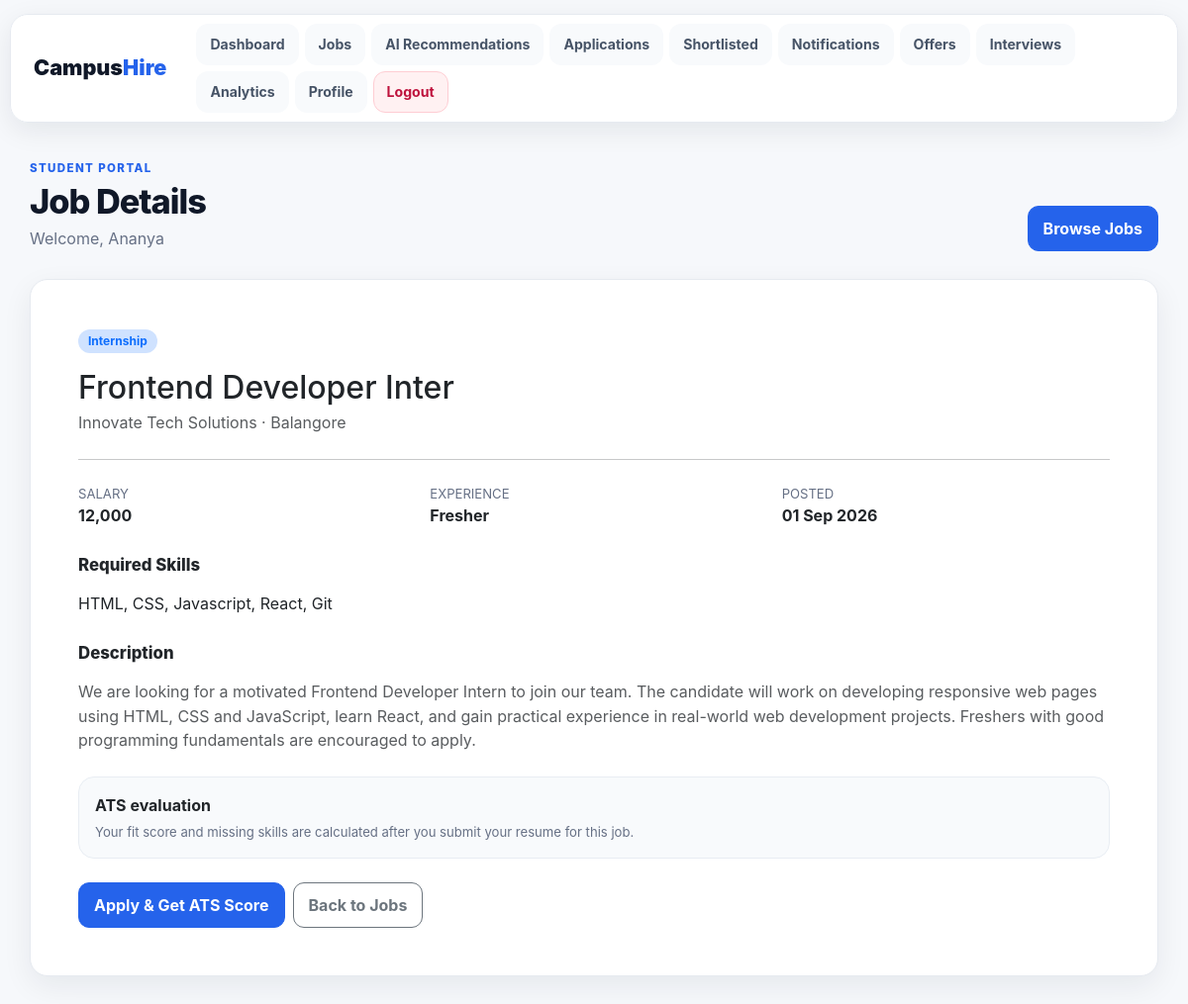
Screenshot of /candidate/job/2/ (signed in) with the database file from the repository.
### recruiter/models.py (models this page shows, shortened)
class Job(models.Model):
    JOB_TYPES = [
        ("Full-Time", "Full-Time"),
        ("Part-Time", "Part-Time"),
        ("Internship", "Internship"),
        ("Remote", "Remote"),
    ]
    recruiter = models.ForeignKey(
        settings.AUTH_USER_MODEL,
        on_delete=models.CASCADE,
        related_name="posted_jobs",
        null=True,
        blank=True,
    )
    title = models.CharField(max_length=200)
    company = models.CharField(max_length=200)
    location = models.CharField(max_length=100)
    salary = models.CharField(max_length=50)
    job_type = models.CharField(max_length=20, choices=JOB_TYPES)
    experience = models.CharField(max_length=50)
    skills = models.TextField()
    description = models.TextField()
    posted_date = models.DateTimeField(auto_now_add=True)

### candidate/views.py (the view)
# urls.py: path("job/<int:id>/", views.job_detail, name="candidate_job_detail"),
@login_required
def job_detail(request, id):
    job = get_object_or_404(Job, id=id)
    profile = _get_profile(request.user)
    application = JobApplication.objects.filter(candidate=profile, job=job).first()
    return render(request, "candidate/job_details.html", {
        "job": job,
        "application": application,
        "applied": application is not None,
    })

### candidate/views.py (called while the page is built)
def _get_profile(user):
    return CandidateProfile.objects.get_or_create(
        user=user,
        defaults={"phone": "", "address": "", "city": "", "state": "", "qualification": "", "skills": ""},
    )[0]

### candidate/templates/candidate/job_details.html (shortened to what this page needs)
{% extends 'candidate/base.html' %}
{% block page_title %}Job Details{% endblock %}
{% block content %}
<div class="card p-4 p-lg-5">
    <div class="d-flex justify-content-between gap-3 flex-wrap">
        <div><span class="badge bg-primary-subtle text-primary">{{ job.job_type }}</span><h2 class="mt-3 mb-1">{{ job.title }}</h2><p class="text-muted mb-0">{{ job.company }} · {{ job.location }}</p></div>
    </div>
    <hr class="my-4">
    <div class="row g-4">
        <div class="col-md-4"><div class="small-muted">SALARY</div><strong>{{ job.salary }}</strong></div>
        <div class="col-md-4"><div class="small-muted">EXPERIENCE</div><strong>{{ job.experience }}</strong></div>
        <div class="col-md-4"><div class="small-muted">POSTED</div><strong>{{ job.posted_date|date:"d M Y" }}</strong></div>
    </div>
    <div class="mt-4"><div class="section-title">Required Skills</div><p class="mb-0">{{ job.skills }}</p></div>
    <div class="mt-4"><div class="section-title">Description</div><p class="text-muted mb-0" style="white-space:pre-line">{{ job.description }}</p></div>
    <div class="mt-4 p-3 rounded-4" style="background:#f8fafc;border:1px solid #e8edf3"><strong>ATS evaluation</strong><p class="small-muted mb-0 mt-1">Your fit score and missing skills are calculated after you submit your resume for this job.</p></div>
    <div class="mt-4 d-flex gap-2 flex-wrap">
        {% if application %}<a href="{% url 'ats_result' application.id %}" class="btn btn-success">View My ATS Result</a>{% else %}<a href="{% url 'apply_job' job.id %}" class="btn btn-primary">Apply & Get ATS Score</a>{% endif %}
        <a href="{% url 'candidate_jobs' %}" class="btn btn-outline-secondary">Back to Jobs</a>
    </div>
</div>
{% endblock %}

### candidate/templates/candidate/base.html (shortened to what this page needs)
{% load static %}
<!DOCTYPE html>
<html lang="en">
<head>
    <link href="https://cdn.jsdelivr.net/npm/bootstrap@5.3.3/dist/css/bootstrap.min.css" rel="stylesheet">
    <link rel="stylesheet" href="{% static 'style.css' %}">
</head>
<body>
<nav class="portal-nav">
    <a class="brand" href="{% url 'candidate_dashboard' %}">Campus<span>Hire</span></a>
    <div class="nav-pills">
        <a href="{% url 'candidate_dashboard' %}">Dashboard</a>
        <a href="{% url 'candidate_jobs' %}">Jobs</a>
        <a href="{% url 'candidate_ai_recommendations' %}">AI Recommendations</a>
        <a href="{% url 'applications' %}">Applications</a>
        <a href="{% url 'shortlisted' %}">Shortlisted</a>
        <a href="{% url 'notifications' %}">Notifications</a>
        <a href="{% url 'offers' %}">Offers</a>
        <a href="{% url 'interviews' %}">Interviews</a>
        <a href="{% url 'candidate_analytics' %}">Analytics</a>
        <a href="{% url 'candidate_profile' %}">Profile</a>
        <a class="nav-logout" href="{% url 'candidate_logout' %}">Logout</a>
    </div>
</nav>
<main class="portal-main">
    <div class="page-heading">
        <div>
            <div class="eyebrow">STUDENT PORTAL</div>
            <h1>{% block page_title %}Dashboard{% endblock %}</h1>
            <p>Welcome, {{ request.user.first_name|default:request.user.username }}</p>
        </div>
        <a class="btn btn-primary" href="{% url 'candidate_jobs' %}">Browse Jobs</a>
    </div>
    {% block content %}{% endblock %}
</main>
</body>
</html>

### static/style.css (style rules this page uses)
:root { --ink:#101828;--muted:#667085;--line:#e4e7ec;--page:#f6f8fb;--panel:#fff;--primary:#2563eb;--primary-dark:#1d4ed8;--green:#0f9f6e;--red:#dc3545;--amber:#d97706;--shadow:0 10px 30px rgba(16,24,40,.07) }
* { box-sizing:border-box }
body { margin:0;background:var(--page);color:var(--ink);font-family:Inter,-apple-system,BlinkMacSystemFont,"Segoe UI",sans-serif;line-height:1.55 }
.portal-nav { position:sticky;top:14px;z-index:50;max-width:1180px;margin:14px auto 0;padding:10px 12px;display:flex;align-items:center;justify-content:space-between;gap:18px;background:rgba(255,255,255,.94);border:1px solid var(--line);border-radius:18px;box-shadow:0 8px 28px rgba(16,24,40,.08);backdrop-filter:blur(12px) }
.brand { font-weight:900;font-size:1.35rem;text-decoration:none;color:var(--ink);padding:8px 12px }
.brand span { color:var(--primary) }
.nav-pills { display:flex;align-items:center;gap:6px;flex-wrap:wrap }
.nav-pills a { color:#475467;text-decoration:none;font-size:.88rem;font-weight:650;padding:9px 13px;border-radius:12px;transition:.2s }
.nav-pills .nav-logout { background:#fff1f2;color:#be123c }
.portal-main { max-width:1180px;margin:0 auto;padding:38px 20px 60px }
.page-heading { display:flex;justify-content:space-between;align-items:end;gap:20px;margin-bottom:28px }
.page-heading h1 { font-size:2.15rem;margin:4px 0 4px;font-weight:850;letter-spacing:-.03em }
.page-heading p { margin:0;color:var(--muted) }
.eyebrow { font-size:.72rem;font-weight:800;letter-spacing:.12em;color:var(--primary) }
.card,.portal-card { background:var(--panel);border:1px solid var(--line);border-radius:18px;box-shadow:var(--shadow) }
.btn { border-radius:11px;padding:10px 15px;font-weight:700 }
.btn-primary { background:var(--primary);border-color:var(--primary) }
.badge { border-radius:999px;padding:6px 10px;font-weight:700 }
.section-title { font-size:1.05rem;font-weight:850;margin-bottom:14px }
.small-muted { font-size:.82rem;color:var(--muted) }
:root { --ink:#101828;--muted:#667085;--line:#e6eaf0;--primary:#2563eb;--primary-dark:#1d4ed8;--soft:#f5f8ff;--violet:#6d5dfc }
html { scroll-behavior:smooth }
.portal-nav { padding:9px 11px }
.nav-pills a { border:1px solid transparent;background:#f8fafc }
.nav-pills .nav-logout { border-color:#fecdd3 }
.card { overflow:hidden }

### rows the page displays
Job: job_type "Internship", title "Frontend Developer Inter", company "Innovate Tech Solutions", location "Balangore", salary "12,000", experience "Fresher", posted_date "01 Sep 2026", skills "HTML, CSS, Javascript, React, Git", description "We are looking for a motivated Frontend Developer Intern to join our team. The candidate will work on developing responsive web pages using HTML, CSS and JavaScript, learn React, and gain practical experience in real-world web development projects. Freshers with good programming fundamentals are encouraged to apply."

### other values shown
{{ request.user.first_name|default:request.user.username }} "Ananya"
